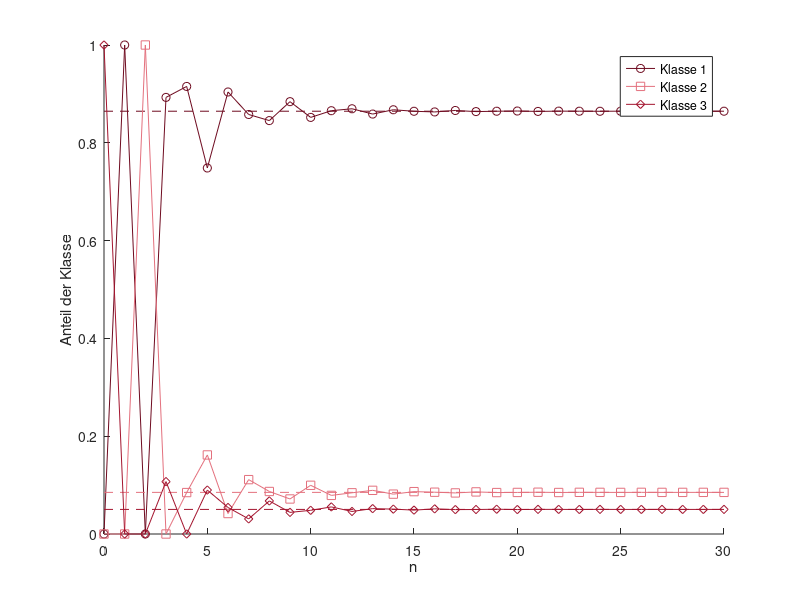

This chart was generated by the following MATLAB code:
% Abb. 2.12: stabile Altersverteilung im Leslie-Modell (Buch, Abschnitt 2.3, Gl. 2.17)
% L mit b_2 = 5: die Anteile der Klassen nähern sich dem Eigenvektor v_1 zum dominanten Eigenwert lambda_1
% (c) 2026 Philipp Kügler · Programm zum Buch „Dynamische Systeme in den Lebenswissenschaften“ · MIT-Lizenz (siehe LICENSE)
L = [0   5   9;
     0.1 0   0;
     0   0.6 0];
[V, D] = eig(L);
w = diag(D);
[~, i1] = max(abs(w));
v1 = real(V(:, i1)); v1 = v1 / sum(v1);
fprintf('dominanter Eigenwert lambda_1 = %.4f\n', real(w(i1)));
fprintf('stabile Altersverteilung v_1 = (%.3f, %.3f, %.3f)\n', v1);

N = 30;
X = zeros(3, N + 1); X(:, 1) = [0; 0; 1000];
for k = 1:N
    X(:, k + 1) = L * X(:, k);
end
P = X ./ sum(X, 1);                      % Anteile der Klassen
farben = [0.43 0.04 0.12; 0.89 0.44 0.49; 0.64 0.08 0.18]; marker = 'osd';
hold on
for i = 1:3
    plot(0:N, P(i, :), ['-' marker(i)], 'Color', farben(i, :), 'DisplayName', sprintf('Klasse %d', i));
    plot([0 N], v1(i) * [1 1], '--', 'Color', farben(i, :), 'HandleVisibility', 'off');
end
hold off; xlabel('n'); ylabel('Anteil der Klasse'); legend('show');
